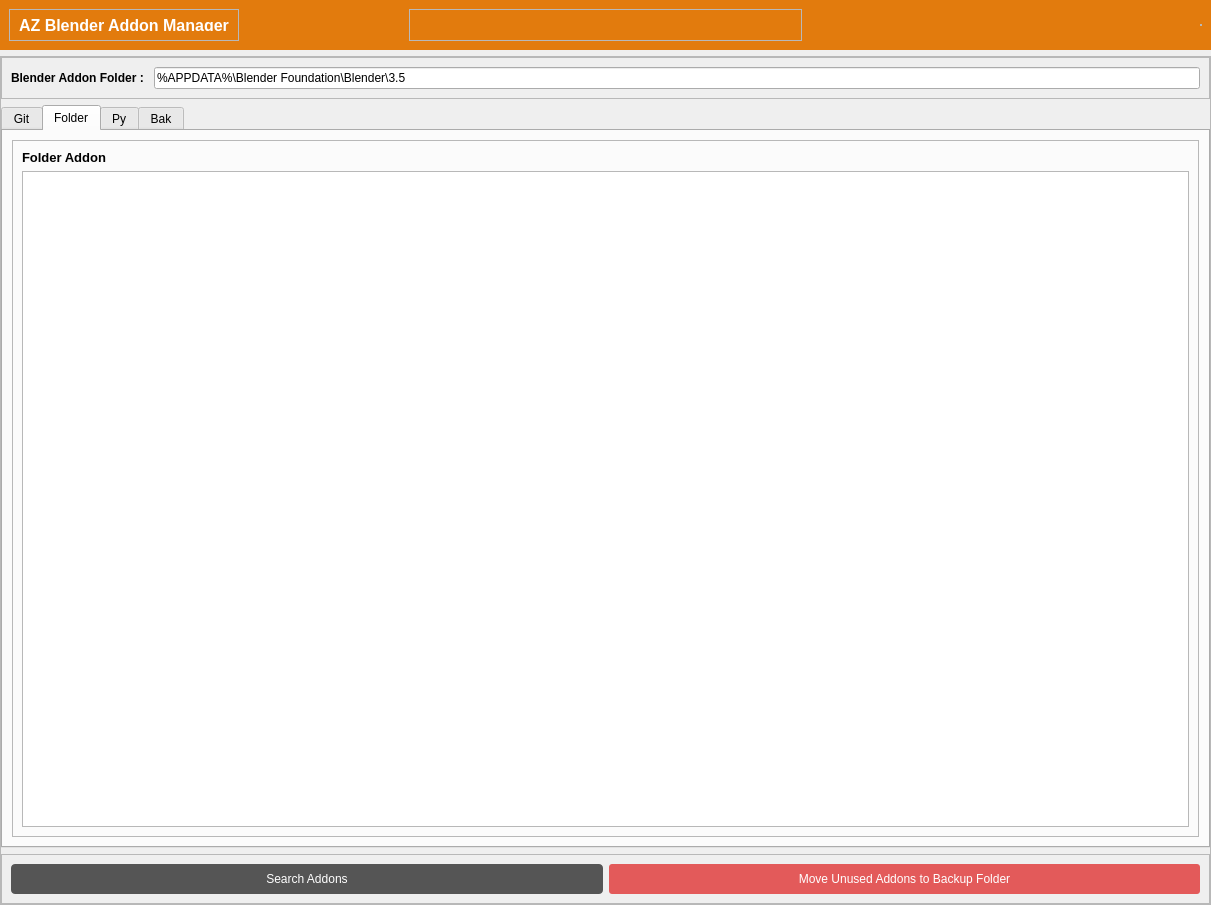
<?xml version="1.0" encoding="UTF-8"?>
<ui version="4.0">
 <class>BlenderAddonManager</class>
 <widget class="QWidget" name="BlenderAddonManager">
  <property name="geometry">
   <rect>
    <x>0</x>
    <y>0</y>
    <width>1211</width>
    <height>905</height>
   </rect>
  </property>
  <property name="windowTitle">
   <string>AZ Blender Addon Manager</string>
  </property>
  <layout class="QVBoxLayout" name="verticalLayout">
   <property name="leftMargin">
    <number>0</number>
   </property>
   <property name="topMargin">
    <number>0</number>
   </property>
   <property name="rightMargin">
    <number>0</number>
   </property>
   <property name="bottomMargin">
    <number>0</number>
   </property>
   <item>
    <widget class="QFrame" name="frameTop">
     <property name="minimumSize">
      <size>
       <width>0</width>
       <height>50</height>
      </size>
     </property>
     <property name="maximumSize">
      <size>
       <width>16777215</width>
       <height>50</height>
      </size>
     </property>
     <property name="styleSheet">
      <string notr="true">#frameTop{
	border: none;
	color: rgb(255, 255, 255);
    
	background-color: rgb(226, 123, 13);
}



</string>
     </property>
     <property name="frameShape">
      <enum>QFrame::StyledPanel</enum>
     </property>
     <property name="frameShadow">
      <enum>QFrame::Raised</enum>
     </property>
     <property name="lineWidth">
      <number>1</number>
     </property>
     <layout class="QHBoxLayout" name="horizontalLayout_2">
      <item alignment="Qt::AlignLeft">
       <widget class="QFrame" name="frame_6">
        <property name="sizePolicy">
         <sizepolicy hsizetype="Preferred" vsizetype="Expanding">
          <horstretch>0</horstretch>
          <verstretch>0</verstretch>
         </sizepolicy>
        </property>
        <property name="minimumSize">
         <size>
          <width>50</width>
          <height>0</height>
         </size>
        </property>
        <property name="frameShape">
         <enum>QFrame::StyledPanel</enum>
        </property>
        <property name="frameShadow">
         <enum>QFrame::Raised</enum>
        </property>
        <layout class="QVBoxLayout" name="verticalLayout_2">
         <item>
          <widget class="QLabel" name="label_5">
           <property name="font">
            <font>
             <family>MS UI Gothic</family>
             <pointsize>12</pointsize>
             <weight>75</weight>
             <bold>true</bold>
            </font>
           </property>
           <property name="styleSheet">
            <string notr="true">color: rgb(255, 255, 255);</string>
           </property>
           <property name="text">
            <string>AZ Blender Addon Manager</string>
           </property>
          </widget>
         </item>
        </layout>
       </widget>
      </item>
      <item>
       <widget class="QFrame" name="frame_5">
        <property name="frameShape">
         <enum>QFrame::StyledPanel</enum>
        </property>
        <property name="frameShadow">
         <enum>QFrame::Raised</enum>
        </property>
       </widget>
      </item>
      <item alignment="Qt::AlignRight|Qt::AlignVCenter">
       <widget class="QFrame" name="frame_7">
        <property name="frameShape">
         <enum>QFrame::StyledPanel</enum>
        </property>
        <property name="frameShadow">
         <enum>QFrame::Raised</enum>
        </property>
        <layout class="QHBoxLayout" name="horizontalLayout_28">
         <property name="spacing">
          <number>0</number>
         </property>
         <property name="leftMargin">
          <number>0</number>
         </property>
         <property name="topMargin">
          <number>0</number>
         </property>
         <property name="rightMargin">
          <number>0</number>
         </property>
         <property name="bottomMargin">
          <number>0</number>
         </property>
        </layout>
       </widget>
      </item>
     </layout>
    </widget>
   </item>
   <item>
    <widget class="QFrame" name="frame_9">
     <property name="frameShape">
      <enum>QFrame::StyledPanel</enum>
     </property>
     <property name="frameShadow">
      <enum>QFrame::Raised</enum>
     </property>
     <layout class="QVBoxLayout" name="verticalLayout_41">
      <property name="leftMargin">
       <number>0</number>
      </property>
      <property name="topMargin">
       <number>0</number>
      </property>
      <property name="rightMargin">
       <number>0</number>
      </property>
      <property name="bottomMargin">
       <number>0</number>
      </property>
      <item>
       <widget class="QFrame" name="frame">
        <property name="frameShape">
         <enum>QFrame::StyledPanel</enum>
        </property>
        <property name="frameShadow">
         <enum>QFrame::Raised</enum>
        </property>
        <layout class="QHBoxLayout" name="horizontalLayout">
         <item>
          <widget class="QLabel" name="label">
           <property name="font">
            <font>
             <weight>75</weight>
             <bold>true</bold>
            </font>
           </property>
           <property name="text">
            <string>Blender Addon Folder : </string>
           </property>
          </widget>
         </item>
         <item>
          <widget class="QLineEdit" name="lineEdit_addon_path">
           <property name="text">
            <string>%APPDATA%\Blender Foundation\Blender\3.5</string>
           </property>
          </widget>
         </item>
        </layout>
       </widget>
      </item>
      <item>
       <widget class="QTabWidget" name="tabWidget_3">
        <property name="currentIndex">
         <number>1</number>
        </property>
        <widget class="QWidget" name="tab_20">
         <attribute name="title">
          <string>Git</string>
         </attribute>
         <layout class="QVBoxLayout" name="verticalLayout_293">
          <item>
           <widget class="QFrame" name="frame_13">
            <property name="frameShape">
             <enum>QFrame::StyledPanel</enum>
            </property>
            <property name="frameShadow">
             <enum>QFrame::Raised</enum>
            </property>
            <layout class="QVBoxLayout" name="verticalLayout_43">
             <item>
              <widget class="QLabel" name="label_2">
               <property name="font">
                <font>
                 <pointsize>10</pointsize>
                 <weight>75</weight>
                 <bold>true</bold>
                </font>
               </property>
               <property name="text">
                <string>Git Addon</string>
               </property>
              </widget>
             </item>
             <item>
              <widget class="QTableView" name="tableView_git">
               <property name="sortingEnabled">
                <bool>true</bool>
               </property>
               <attribute name="horizontalHeaderDefaultSectionSize">
                <number>200</number>
               </attribute>
               <attribute name="horizontalHeaderShowSortIndicator" stdset="0">
                <bool>true</bool>
               </attribute>
              </widget>
             </item>
             <item>
              <widget class="QFrame" name="frame_1195">
               <property name="frameShape">
                <enum>QFrame::StyledPanel</enum>
               </property>
               <property name="frameShadow">
                <enum>QFrame::Raised</enum>
               </property>
               <layout class="QHBoxLayout" name="horizontalLayout_662">
                <property name="topMargin">
                 <number>0</number>
                </property>
                <property name="bottomMargin">
                 <number>0</number>
                </property>
                <item>
                 <widget class="QPushButton" name="pushButton_pull_gitaddon_selected">
                  <property name="minimumSize">
                   <size>
                    <width>0</width>
                    <height>30</height>
                   </size>
                  </property>
                  <property name="text">
                   <string>Pull Selected Git Addon</string>
                  </property>
                 </widget>
                </item>
                <item>
                 <widget class="QPushButton" name="pushButton_pull_gitaddons">
                  <property name="minimumSize">
                   <size>
                    <width>0</width>
                    <height>30</height>
                   </size>
                  </property>
                  <property name="text">
                   <string>Pull All Git Addons</string>
                  </property>
                 </widget>
                </item>
               </layout>
              </widget>
             </item>
            </layout>
           </widget>
          </item>
         </layout>
        </widget>
        <widget class="QWidget" name="tab_21">
         <attribute name="title">
          <string>Folder</string>
         </attribute>
         <layout class="QVBoxLayout" name="verticalLayout_294">
          <item>
           <widget class="QFrame" name="frame_38">
            <property name="frameShape">
             <enum>QFrame::StyledPanel</enum>
            </property>
            <property name="frameShadow">
             <enum>QFrame::Raised</enum>
            </property>
            <layout class="QVBoxLayout" name="verticalLayout_45">
             <item>
              <widget class="QLabel" name="label_3">
               <property name="font">
                <font>
                 <pointsize>10</pointsize>
                 <weight>75</weight>
                 <bold>true</bold>
                </font>
               </property>
               <property name="text">
                <string>Folder Addon</string>
               </property>
              </widget>
             </item>
             <item>
              <widget class="QTableView" name="tableView_init">
               <property name="sortingEnabled">
                <bool>true</bool>
               </property>
               <attribute name="horizontalHeaderDefaultSectionSize">
                <number>200</number>
               </attribute>
               <attribute name="horizontalHeaderShowSortIndicator" stdset="0">
                <bool>true</bool>
               </attribute>
              </widget>
             </item>
            </layout>
           </widget>
          </item>
         </layout>
        </widget>
        <widget class="QWidget" name="tab_22">
         <attribute name="title">
          <string>Py</string>
         </attribute>
         <layout class="QVBoxLayout" name="verticalLayout_295">
          <item>
           <widget class="QFrame" name="frame_37">
            <property name="frameShape">
             <enum>QFrame::StyledPanel</enum>
            </property>
            <property name="frameShadow">
             <enum>QFrame::Raised</enum>
            </property>
            <layout class="QVBoxLayout" name="verticalLayout_44">
             <item>
              <widget class="QLabel" name="label_4">
               <property name="font">
                <font>
                 <pointsize>10</pointsize>
                 <weight>75</weight>
                 <bold>true</bold>
                </font>
               </property>
               <property name="text">
                <string>Py Addon</string>
               </property>
              </widget>
             </item>
             <item>
              <widget class="QTableView" name="tableView_py">
               <property name="sortingEnabled">
                <bool>true</bool>
               </property>
               <attribute name="horizontalHeaderDefaultSectionSize">
                <number>200</number>
               </attribute>
               <attribute name="horizontalHeaderShowSortIndicator" stdset="0">
                <bool>true</bool>
               </attribute>
              </widget>
             </item>
            </layout>
           </widget>
          </item>
         </layout>
        </widget>
        <widget class="QWidget" name="tab_126">
         <attribute name="title">
          <string>Bak</string>
         </attribute>
         <layout class="QHBoxLayout" name="horizontalLayout_663">
          <item>
           <widget class="QFrame" name="frame_1196">
            <property name="frameShape">
             <enum>QFrame::StyledPanel</enum>
            </property>
            <property name="frameShadow">
             <enum>QFrame::Raised</enum>
            </property>
            <layout class="QVBoxLayout" name="verticalLayout_741">
             <item>
              <widget class="QLabel" name="label_22">
               <property name="font">
                <font>
                 <pointsize>10</pointsize>
                 <weight>75</weight>
                 <bold>true</bold>
                </font>
               </property>
               <property name="text">
                <string>BackUp Addon</string>
               </property>
              </widget>
             </item>
             <item>
              <widget class="QTableView" name="tableView_bak">
               <property name="sortingEnabled">
                <bool>true</bool>
               </property>
               <attribute name="horizontalHeaderDefaultSectionSize">
                <number>200</number>
               </attribute>
               <attribute name="horizontalHeaderShowSortIndicator" stdset="0">
                <bool>true</bool>
               </attribute>
              </widget>
             </item>
            </layout>
           </widget>
          </item>
         </layout>
        </widget>
       </widget>
      </item>
      <item>
       <widget class="QFrame" name="frame_91">
        <property name="styleSheet">
         <string notr="true">QPushButton {
	background-color: rgb(85, 85, 85);
	border-radius: 4px;
	color : white;
}

QPushButton:hover {
	background-color:rgb(99, 60, 245);
}</string>
        </property>
        <property name="frameShape">
         <enum>QFrame::StyledPanel</enum>
        </property>
        <property name="frameShadow">
         <enum>QFrame::Raised</enum>
        </property>
        <layout class="QHBoxLayout" name="horizontalLayout_78">
         <item>
          <widget class="QPushButton" name="pushButton_search_addons">
           <property name="minimumSize">
            <size>
             <width>0</width>
             <height>30</height>
            </size>
           </property>
           <property name="text">
            <string>Search Addons</string>
           </property>
          </widget>
         </item>
         <item>
          <widget class="QPushButton" name="pushButton_move_unused_addons">
           <property name="minimumSize">
            <size>
             <width>0</width>
             <height>30</height>
            </size>
           </property>
           <property name="styleSheet">
            <string notr="true">QPushButton {
	background-color: rgb(227, 90, 90);
	border-radius: 3px;
}

QPushButton:hover {
	background-color: rgb(104, 24, 242);
}</string>
           </property>
           <property name="text">
            <string>Move Unused Addons to Backup Folder</string>
           </property>
          </widget>
         </item>
        </layout>
       </widget>
      </item>
     </layout>
    </widget>
   </item>
  </layout>
 </widget>
 <resources/>
 <connections/>
</ui>
